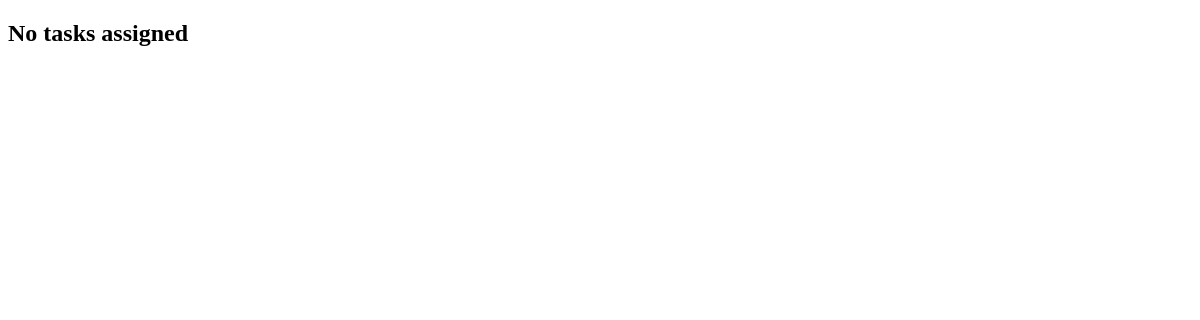
Page /normyuser/ (signed in) on the earlier database version.
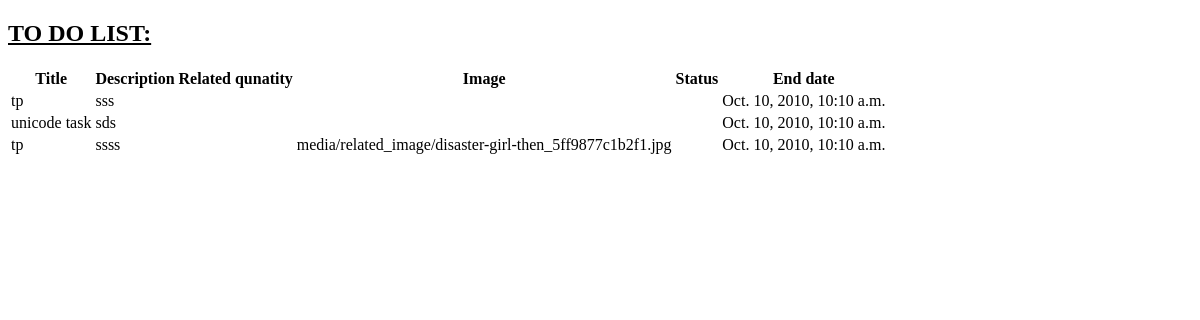
Same page on the later database version.
### to_do_list/models.py (models this page shows, shortened)
class to_do_list_models(models.Model):
    assign_to = models.ManyToManyField(user, through='list_member')
    task_title = models.CharField(max_length=100)
    description = models.TextField()
    related_image = models.ImageField(upload_to='media/related_image/', blank=True)
    end_date = models.DateTimeField()

### to_do_list/views.py (the view)
# urls.py: path('normyuser/', views.normyuser, name='normyuser'),
def normyuser(request):
    user = to_do_list_models.objects.filter(assign_to=request.user)
    return render(request, 'to_do_list.html', {'data': user})

### to_do_list/templates/to_do_list.html (shortened to what this page needs)
<!DOCTYPE html>
<html lang="en">
<head>
</head>
<body>
    {% if data %}
    <U>
        <h2>TO DO LIST:</h2>
    </U>
    <table>
        <thead>
            <th>Title</th>
            <th>Description</th>
            <th>Related qunatity</th>
            <th>Image</th>
            <th>Status</th>
            <th>End date</th>
            <th></th>
            <th></th>
        </thead>
        {% for d in data %}
        <tbody>
            <td>{{d.task_title}}</td>
            <td>{{d.description}}</td>
            <td>{{d.related_quantity}}</td>
            <td>{{d.related_image}}</td>
            <td>{{d.task_ststus}}</td>
            <td>{{d.end_date}}</td>
        </tbody>
        {% endfor %}
    {% else %}
        <h2>No tasks assigned</h2>
    {% endif %}
</body>
</html>

Differences in the rows shown:
added to_do_list_models: task_title "tp", description "sss", end_date "Oct. 10, 2010, 10:10 a.m."
added to_do_list_models: task_title "unicode task", description "sds", end_date "Oct. 10, 2010, 10:10 a.m."
added to_do_list_models: task_title "tp", description "ssss", related_image "media/related_image/disaster-girl-then_5ff9877c1b2f1.jpg", end_date "Oct. 10, 2010, 10:10 a.m."
Other differences:
text no longer shown: "No tasks assigned"
text now shown: "TO DO LIST: Title Description Related qunatity Image Status End date"
